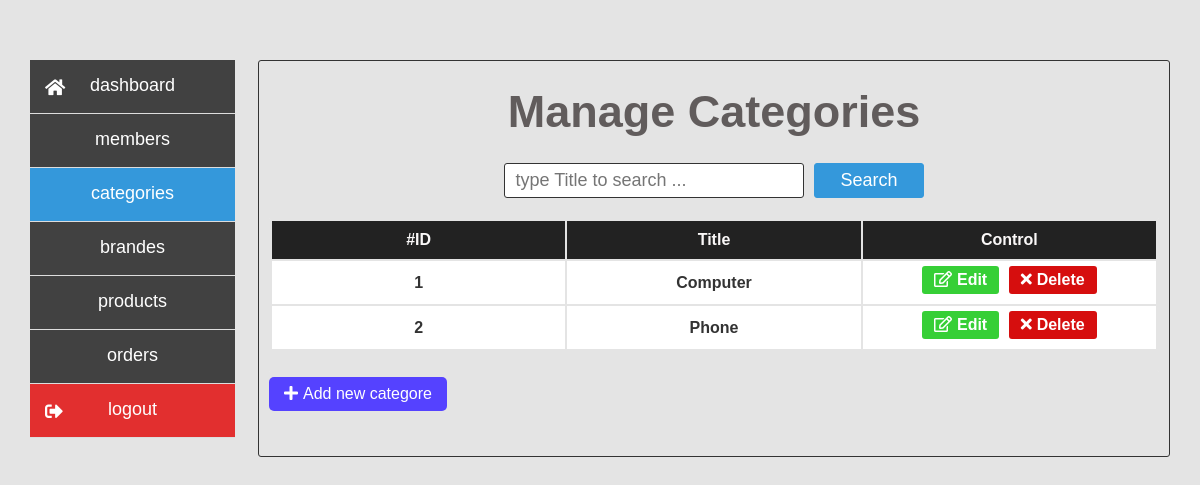
The page /Admin/Categorie.php?function=show (signed in) on the database its author committed.
### tables this page shows
CREATE TABLE `categorie` (
  `cat_id` int(11) NOT NULL,
  `cat_title` varchar(100) NOT NULL
);

### Admin/Categorie.php (the view, shortened to what this page needs)
<?php
require "../Config/config.php";
    if(isset($_SESSION["connecte"]) && isset($_SESSION["admin_id"]) && isset($_GET["function"]))
    {
        $admin_random=$_SESSION["admin_id"];
        $query_check_admin="select * from users where user_randome = $admin_random";
        if(mysqli_num_rows(mysqli_query($conn,$query_check_admin))>0)
        {
            $output="";
            $query_get_all_categories="select * from categorie";
            $resultat=mysqli_query($conn,$query_get_all_categories);
            if(mysqli_num_rows($resultat))
            {
                while($row=$resultat->fetch_assoc())
                {
                    $id=$row["cat_id"];
                    $title=$row["cat_title"];
                    $output.='<tr>
                                <td>'.$id.'</td>
                                <td>'.$title.'</td>
                                <td>
                                <a href="Categorie.php?function=update&categorie_id='.$id.'" id="edit"><i class="far fa-edit"></i><span>Edit</span></a>
                                <a href="Categorie.php?function=delete&categorie_name='.$title.'" id="delete"><i class="fas fa-times"></i><span>Delete</span></a>
                                </td>
                            </tr>';
                }
            }
        }
        else
        {
            header("Location: ../Pages/index.html");
        }
    }
    else
    {
        header("Location: ../Pages/index.html");
    }
?>
<!DOCTYPE html>
<html lang="en">
<head>
    <link rel="stylesheet" href="../Css/header.css">
    <link rel="stylesheet" href="../Css/Categorie.css">
</head>
<body>
    <div class="container">
        <?php
         include_once 'header.php';
        ?>
        <div class="content">
        <?php
            if($_GET["function"]=="show")
            { ?>
            <h1 class="title">Manage Categories</h1>
            <div class="categorie_search">
                        <div class="searchbox">
                            <input type="text" id="txtsearch" placeholder="type Title to search ...">
                            <button id="btnsearch">Search</button>
                        </div>
                    </div>
                    <div class="categorie_liste">
                        <table id="categories_table">
                            <thead>
                                <tr>
                                    <th>#ID</th>
                                    <th>Title</th>
                                    <th>Control</th>
                                </tr>
                            </thead>
                            <tbody>
                                <?php echo $output ?>
                            </tbody>
                        </table>
                    </div>
                    <a href="Categorie.php?function=add" class="addnew"><i class="fa fa-plus" aria-hidden="true"></i><span>Add new categore</span></a>
        <?php
            }
            ?>
        </div>
    </div>
</body>
</html>

### Css/header.css (style rules this page uses)
* { margin: 0; padding: 0; font-family: 'montserrat',sans-serif; box-sizing: border-box; }
body { background-color: #E4E4E4; }
.container { width: 95%; margin:60px auto; min-height:100%; display: flex; justify-content: space-between; }
.container .title { text-align: center; margin: 15px 0; color: rgb(97, 92, 92); font-size: 45px; }
.container .content { flex-basis:80%; border: 1px solid #333; border-radius: 3px; padding:10px 10px 40px 10px; overflow-y: scroll; }

### Css/Categorie.css (style rules this page uses)
* { margin: 0; padding: 0; font-family: 'montserrat',sans-serif; box-sizing: border-box; }
.container .content .categorie_liste { max-height: 700px; overflow-y: scroll; border: 1px solid #E4E4E4; border-radius: 2px; }
.container .content .categorie_search { padding: 10px 0; margin: 10px 0; }
.container .content .categorie_search .searchbox { width: 100%; display: flex; justify-content: center; align-items: center; overflow: hidden; }
.container .content .categorie_search .searchbox input { font-size: 18px; width: 300px; padding: 5px 10px; outline:none; height: 35px; color: #333; margin-right: 10px; border: 1px solid #333; border-radius: 3px; }
.container .content .categorie_search .searchbox button { height: 35px; font-size: 18px; padding: 5px 25px; cursor: pointer; background-color: #3498db; color: #fff; border: 1px solid #3498db; border-radius: 3px; }
.container .content .categorie_liste table { width: 100%; margin-bottom: 20px; }
.container .content .categorie_liste table tr th, .container .content .categorie_liste table tr td { width: 33.3333%; text-align: center; margin-bottom: 1px; }
.container .content .categorie_liste table tr th { background-color: #222; color: #faf8f8; padding: 10px; }
.container .content .categorie_liste table tr td { color: #333; background-color: #fff; font-weight: 700; padding: 5px; }
.container .content .categorie_liste table tr td:last-of-type a { display: inline-block; text-decoration: none; color: #fff; padding: 5px 12px; border-radius: 3px; }
.container .content .categorie_liste table tr td:last-of-type a i { margin-right: 5px; }
.container .content .categorie_liste table tr td:last-of-type #edit { background-color: rgb(54, 207, 54); margin:0 5px 5px 0; }
.container .content .categorie_liste table tr td:last-of-type #delete { background-color: rgb(214, 14, 14); }
.container .content .addnew { display: inline-block; text-decoration: none; background-color: rgb(85, 66, 255); color: #fff; padding: 8px 15px; border-radius: 5px; margin: 5px 0; }
.container .content .addnew i { margin-right: 5px; }

### rows shown on the page
categorie: cat_id "1", cat_title "Computer"
categorie: cat_id "2", cat_title "Phone"
